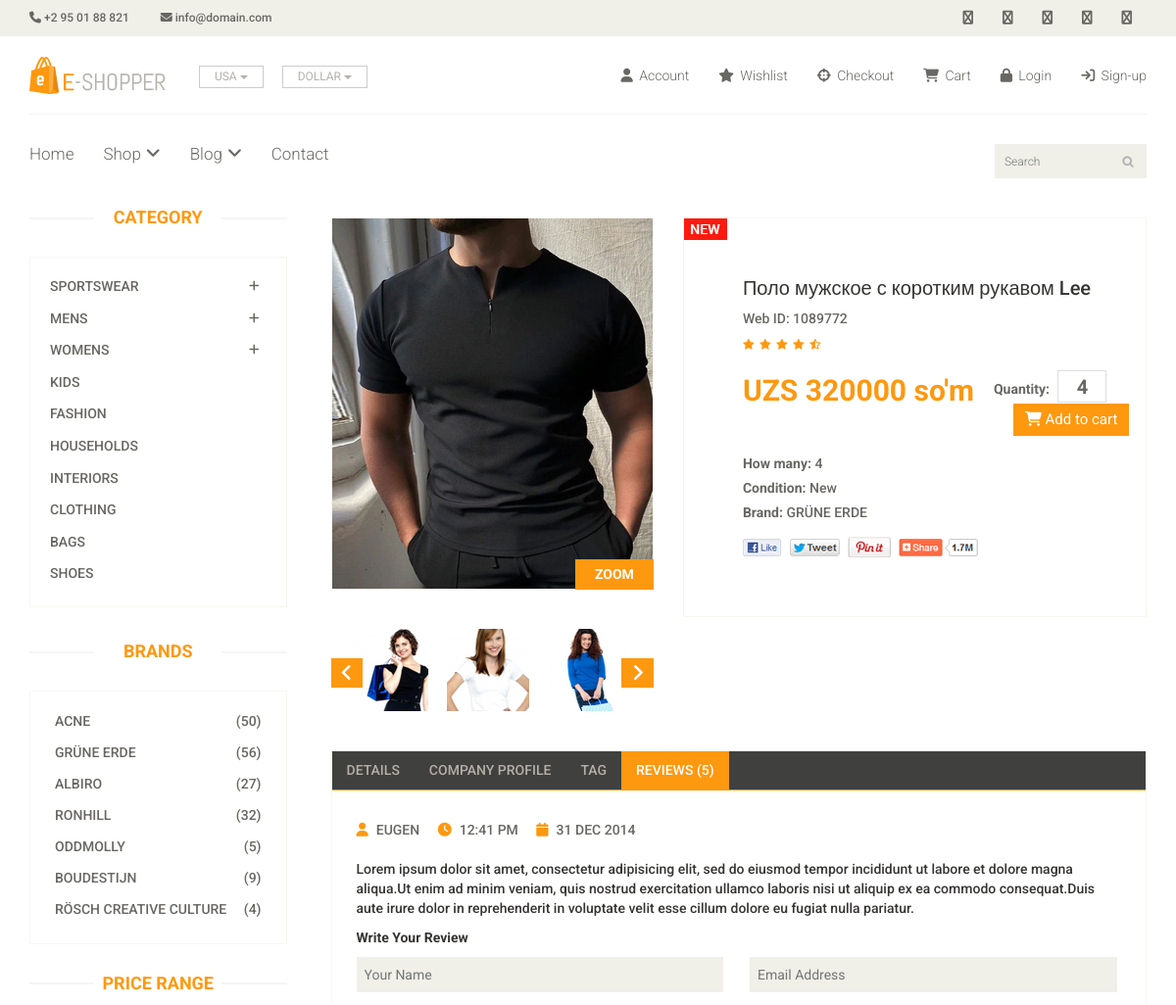
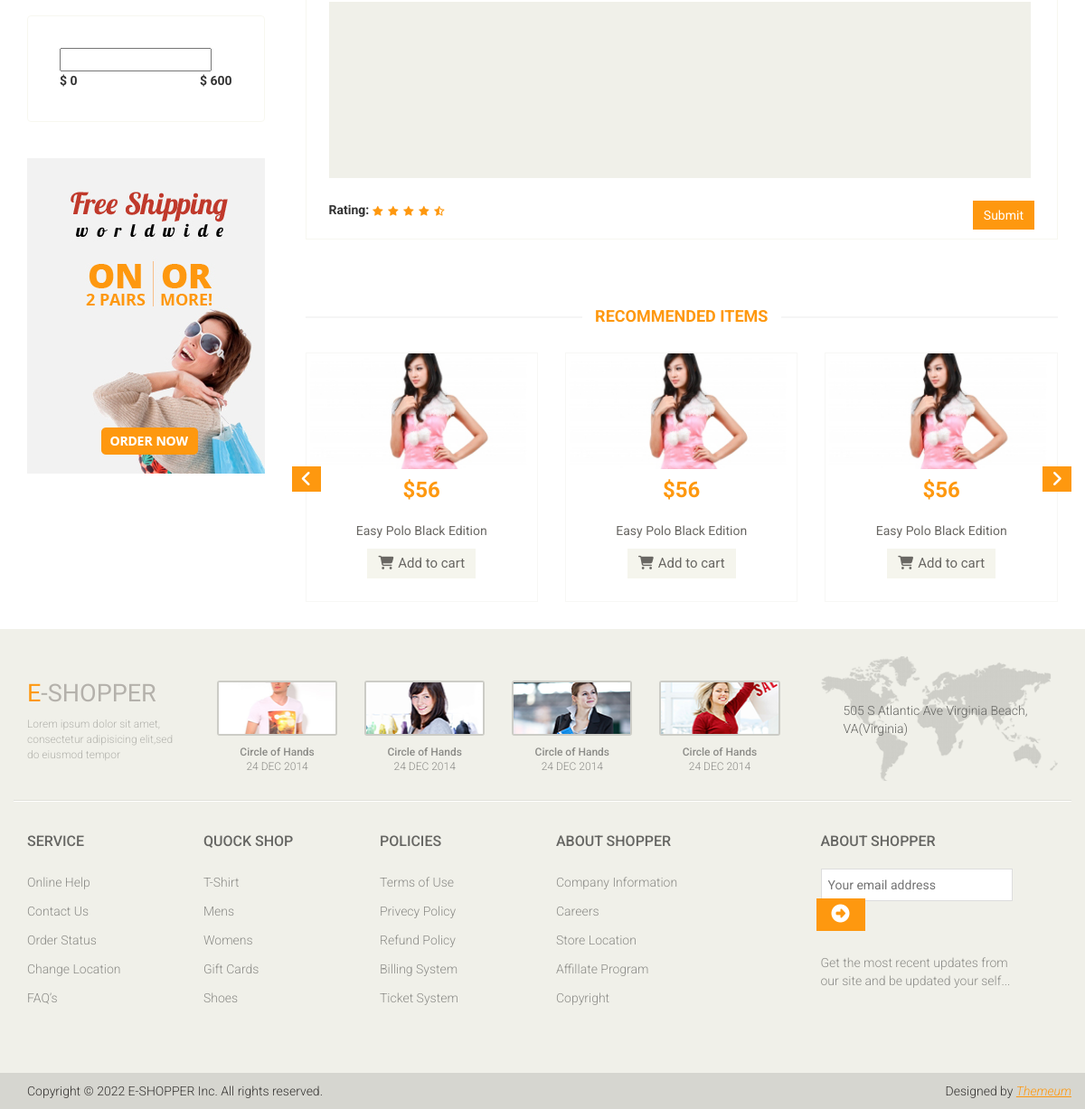
Screenshot of /product-details/20/ with the database file from the repository (2 pictures, top to bottom).
### pages/models.py (models this page shows, shortened)
class Product(models.Model):
    img = models.ImageField(null=True)
    title = models.CharField(max_length=255, null=True)
    category = models.ForeignKey(Category, related_name='category',on_delete=models.SET_NULL, null=True)
    brand = models.ForeignKey(Brand, related_name='brand',on_delete=models.SET_NULL, null=True)
    narx = models.IntegerField(null=True)
    chegirma = models.IntegerField(default=0, null=True)
    soni = models.IntegerField(null=True, default=0)
    holati = models.CharField(max_length=255,null=True)

class Brand(models.Model):
    name = models.CharField(max_length=250, null=True)
    def __str__(self):
        return self.name

### pages/views.py (the view)
# urls.py: path('product-details/<int:id>/', product_details, name='product_details'),
def product_details(req, id):
    brand = Brand.objects.all()
    proDetail = Product.objects.get(id=id)
    return render(req, 'product_details.html', context={
        'proDetail':proDetail,
        'brand':brand
    })

### templates/product_details.html (shortened to what this page needs)
{% extends 'base.html' %}
{% load static %}
{% block content %}
	<section>
		<div class="container">
			<div class="row">
				<div class="col-sm-3">
					<div class="left-sidebar">
						<h2>Category</h2>
						<div class="panel-group category-products" id="accordian">
							<div class="panel panel-default">
								<div class="panel-heading">
									<h4 class="panel-title">
										<a data-toggle="collapse" data-parent="#accordian" href="#sportswear">
											<span class="badge pull-right"><i class="fa fa-plus"></i></span>
											Sportswear
										</a>
									</h4>
								</div>
							</div>
							<div class="panel panel-default">
								<div class="panel-heading">
									<h4 class="panel-title">
										<a data-toggle="collapse" data-parent="#accordian" href="#mens">
											<span class="badge pull-right"><i class="fa fa-plus"></i></span>
											Mens
										</a>
									</h4>
								</div>
							</div>
							<div class="panel panel-default">
								<div class="panel-heading">
									<h4 class="panel-title">
										<a data-toggle="collapse" data-parent="#accordian" href="#womens">
											<span class="badge pull-right"><i class="fa fa-plus"></i></span>
											Womens
										</a>
									</h4>
								</div>
							</div>
							<div class="panel panel-default">
								<div class="panel-heading">
									<h4 class="panel-title"><a href="#">Kids</a></h4>
								</div>
							</div>
							<div class="panel panel-default">
								<div class="panel-heading">
									<h4 class="panel-title"><a href="#">Fashion</a></h4>
								</div>
							</div>
							<div class="panel panel-default">
								<div class="panel-heading">
									<h4 class="panel-title"><a href="#">Households</a></h4>
								</div>
							</div>
							<div class="panel panel-default">
								<div class="panel-heading">
									<h4 class="panel-title"><a href="#">Interiors</a></h4>
								</div>
							</div>
							<div class="panel panel-default">
								<div class="panel-heading">
									<h4 class="panel-title"><a href="#">Clothing</a></h4>
								</div>
							</div>
							<div class="panel panel-default">
								<div class="panel-heading">
									<h4 class="panel-title"><a href="#">Bags</a></h4>
								</div>
							</div>
							<div class="panel panel-default">
								<div class="panel-heading">
									<h4 class="panel-title"><a href="#">Shoes</a></h4>
								</div>
							</div>
						</div>
						<div class="brands_products">
							<h2>Brands</h2>
							<div class="brands-name">
								<ul class="nav nav-pills nav-stacked">
									<li><a href=""> <span class="pull-right">(50)</span>Acne</a></li>
									<li><a href=""> <span class="pull-right">(56)</span>Grüne Erde</a></li>
									<li><a href=""> <span class="pull-right">(27)</span>Albiro</a></li>
									<li><a href=""> <span class="pull-right">(32)</span>Ronhill</a></li>
									<li><a href=""> <span class="pull-right">(5)</span>Oddmolly</a></li>
									<li><a href=""> <span class="pull-right">(9)</span>Boudestijn</a></li>
									<li><a href=""> <span class="pull-right">(4)</span>Rösch creative culture</a></li>
								</ul>
							</div>
						</div>
						<div class="price-range">
							<h2>Price Range</h2>
							<div class="well">
								 <input type="text" class="span2" value="" data-slider-min="0" data-slider-max="600" data-slider-step="5" data-slider-value="[250,450]" id="sl2" ><br />
								 <b>$ 0</b> <b class="pull-right">$ 600</b>
							</div>
						</div>
						<div class="shipping text-center">
							<img src="{% static 'images/home/shipping.jpg' %}" alt="" />
						</div>
					</div>
				</div>
				<div class="col-sm-9 padding-right">
					<div class="product-details">
						<div class="col-sm-5">
							<div class="view-product">
								<img src="{{ proDetail.img.url }}" alt="" />
								<h3>ZOOM</h3>
							</div>
							<div id="similar-product" class="carousel slide" data-ride="carousel">
								    <div class="carousel-inner">
										<div class="item active">
										  <a href=""><img src="{% static 'images/product-details/similar1.jpg' %}" alt=""></a>
										  <a href=""><img src="{% static 'images/product-details/similar2.jpg' %}" alt=""></a>
										  <a href=""><img src="{% static 'images/product-details/similar3.jpg' %}" alt=""></a>
										</div>
									</div>
								  <a class="left item-control" href="#similar-product" data-slide="prev">
									<i class="fa fa-angle-left"></i>
								  </a>
								  <a class="right item-control" href="#similar-product" data-slide="next">
									<i class="fa fa-angle-right"></i>
								  </a>
							</div>
						</div>
						<div class="col-sm-7">
							<div class="product-information">
								{% if proDetail.holati %}
                                    <img src="{% static 'images/product-details/new.jpg' %}" class="newarrival" alt="" />
                                {% endif %}
								<h2>{{ proDetail.title }}</h2>
								<p>Web ID: 1089772</p>
								<img src="{% static 'images/product-details/rating.png' %}" alt="" />
								<span>
									<span>UZS {{ proDetail.narx }} so'm</span>
									<label>Quantity:</label>
									<input type="text" value="4" />
									<button type="button" class="btn btn-fefault cart">
										<i class="fa fa-shopping-cart"></i>
										Add to cart
									</button>
								</span>
								<p><b>How many:</b> {{ proDetail.soni }}</p>
								<p><b>Condition:</b> {{ proDetail.holati }}</p>
								<p><b>Brand:</b> {{ proDetail.brand }}</p>
								<a href=""><img src="{% static 'images/product-details/share.png' %}" class="share img-responsive"  alt="" /></a>
							</div>
						</div>
					</div>
					<div class="category-tab shop-details-tab">
						<div class="col-sm-12">
							<ul class="nav nav-tabs">
								<li><a href="#details" data-toggle="tab">Details</a></li>
								<li><a href="#companyprofile" data-toggle="tab">Company Profile</a></li>
								<li><a href="#tag" data-toggle="tab">Tag</a></li>
								<li class="active"><a href="#reviews" data-toggle="tab">Reviews (5)</a></li>
							</ul>
						</div>
						<div class="tab-content">
							<div class="tab-pane fade active in" id="reviews" >
								<div class="col-sm-12">
									<ul>
										<li><a href=""><i class="fa fa-user"></i>EUGEN</a></li>
										<li><a href=""><i class="fa fa-clock-o"></i>12:41 PM</a></li>
										<li><a href=""><i class="fa fa-calendar-o"></i>31 DEC 2014</a></li>
									</ul>
									<p>Lorem ipsum dolor sit amet, consectetur adipisicing elit, sed do eiusmod tempor incididunt ut labore et dolore magna aliqua.Ut enim ad minim veniam, quis nostrud exercitation ullamco laboris nisi ut aliquip ex ea commodo consequat.Duis aute irure dolor in reprehenderit in voluptate velit esse cillum dolore eu fugiat nulla pariatur.</p>
									<p><b>Write Your Review</b></p>
									<form action="#">
										<span>
											<input type="text" placeholder="Your Name"/>
											<input type="email" placeholder="Email Address"/>
										</span>
										<textarea name="" ></textarea>
										<b>Rating: </b> <img src="{% static 'images/product-details/rating.png' %}" alt="" />
										<button type="button" class="btn btn-default pull-right">
											Submit
										</button>
									</form>
								</div>
							</div>
						</div>
					</div>
					<div class="recommended_items">
						<h2 class="title text-center">recommended items</h2>
						<div id="recommended-item-carousel" class="carousel slide" data-ride="carousel">
							<div class="carousel-inner">
								<div class="item active">
									<div class="col-sm-4">
										<div class="product-image-wrapper">
											<div class="single-products">
												<div class="productinfo text-center">
													<img src="{% static 'images/home/recommend3.jpg' %}" alt="" />
													<h2>$56</h2>
													<p>Easy Polo Black Edition</p>
													<button type="button" class="btn btn-default add-to-cart"><i class="fa fa-shopping-cart"></i>Add to cart</button>
												</div>
											</div>
										</div>
									</div>
									<div class="col-sm-4">
										<div class="product-image-wrapper">
											<div class="single-products">
												<div class="productinfo text-center">
													<img src="{% static 'images/home/recommend3.jpg' %}" alt="" />
													<h2>$56</h2>
													<p>Easy Polo Black Edition</p>
													<button type="button" class="btn btn-default add-to-cart"><i class="fa fa-shopping-cart"></i>Add to cart</button>
												</div>
											</div>
										</div>
									</div>
									<div class="col-sm-4">
										<div class="product-image-wrapper">
											<div class="single-products">
												<div class="productinfo text-center">
													<img src="{% static 'images/home/recommend3.jpg' %}" alt="" />
													<h2>$56</h2>
													<p>Easy Polo Black Edition</p>
													<button type="button" class="btn btn-default add-to-cart"><i class="fa fa-shopping-cart"></i>Add to cart</button>
												</div>
											</div>
										</div>
									</div>
								</div>
							</div>
							 <a class="left recommended-item-control" href="#recommended-item-carousel" data-slide="prev">
								<i class="fa fa-angle-left"></i>
							  </a>
							  <a class="right recommended-item-control" href="#recommended-item-carousel" data-slide="next">
								<i class="fa fa-angle-right"></i>
							  </a>
						</div>
					</div>
				</div>
			</div>
		</div>
	</section>
{% endblock content %}

### rows the page displays
Product: img (picture), title "Поло мужское с коротким рукавом Lee", narx "320000", soni "4", holati "New", brand "GRÜNE ERDE"
